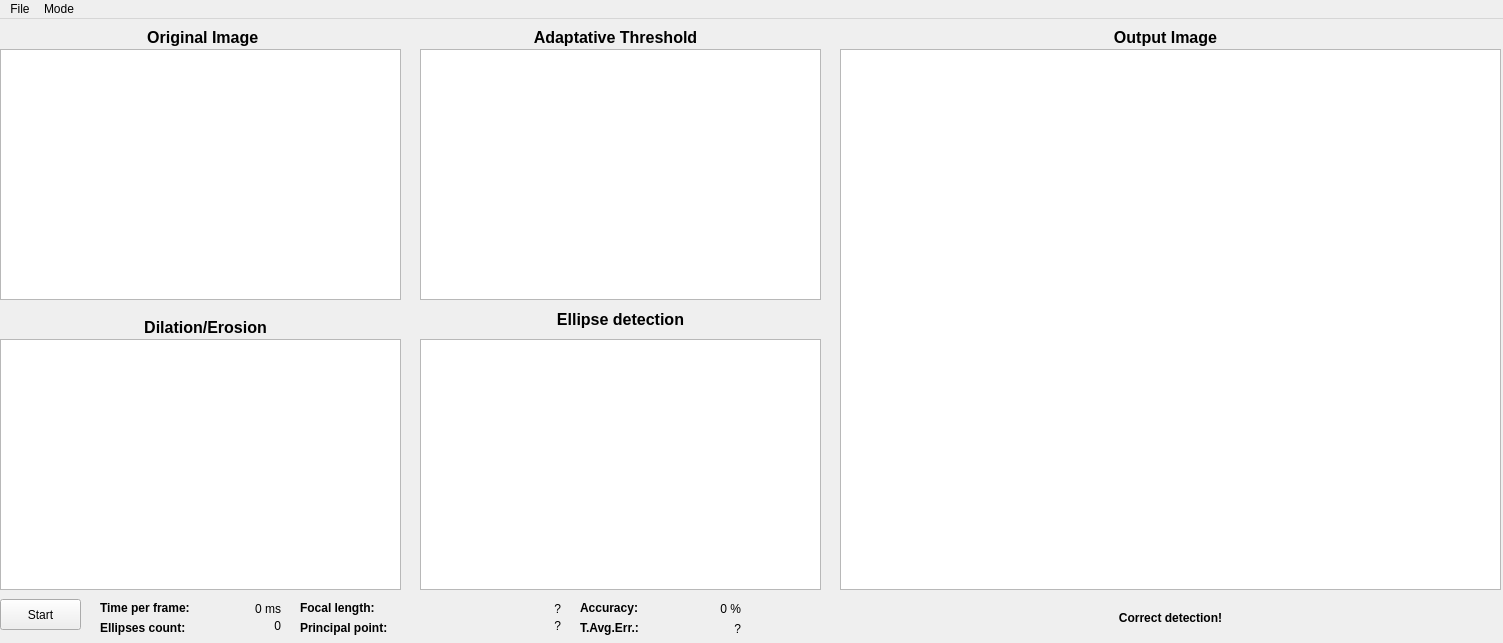
<?xml version="1.0" encoding="UTF-8"?>
<ui version="4.0">
 <class>MainWindow</class>
 <widget class="QMainWindow" name="MainWindow">
  <property name="geometry">
   <rect>
    <x>0</x>
    <y>0</y>
    <width>1503</width>
    <height>643</height>
   </rect>
  </property>
  <property name="windowTitle">
   <string>Camera Calibration</string>
  </property>
  <widget class="QWidget" name="centralWidget">
   <widget class="QGraphicsView" name="original">
    <property name="geometry">
     <rect>
      <x>0</x>
      <y>30</y>
      <width>401</width>
      <height>251</height>
     </rect>
    </property>
   </widget>
   <widget class="QPushButton" name="pushButton">
    <property name="geometry">
     <rect>
      <x>0</x>
      <y>580</y>
      <width>81</width>
      <height>31</height>
     </rect>
    </property>
    <property name="text">
     <string>Start</string>
    </property>
   </widget>
   <widget class="QGraphicsView" name="binarized">
    <property name="geometry">
     <rect>
      <x>420</x>
      <y>30</y>
      <width>401</width>
      <height>251</height>
     </rect>
    </property>
   </widget>
   <widget class="QGraphicsView" name="morphology">
    <property name="geometry">
     <rect>
      <x>0</x>
      <y>320</y>
      <width>401</width>
      <height>251</height>
     </rect>
    </property>
   </widget>
   <widget class="QGraphicsView" name="ellipses">
    <property name="geometry">
     <rect>
      <x>420</x>
      <y>320</y>
      <width>401</width>
      <height>251</height>
     </rect>
    </property>
   </widget>
   <widget class="QGraphicsView" name="result">
    <property name="geometry">
     <rect>
      <x>840</x>
      <y>30</y>
      <width>661</width>
      <height>541</height>
     </rect>
    </property>
   </widget>
   <widget class="QLabel" name="label">
    <property name="geometry">
     <rect>
      <x>100</x>
      <y>580</y>
      <width>111</width>
      <height>17</height>
     </rect>
    </property>
    <property name="font">
     <font>
      <weight>75</weight>
      <bold>true</bold>
     </font>
    </property>
    <property name="text">
     <string>Time per frame:</string>
    </property>
   </widget>
   <widget class="QLabel" name="label_2">
    <property name="geometry">
     <rect>
      <x>100</x>
      <y>600</y>
      <width>111</width>
      <height>17</height>
     </rect>
    </property>
    <property name="font">
     <font>
      <weight>75</weight>
      <bold>true</bold>
     </font>
    </property>
    <property name="text">
     <string>Ellipses count:</string>
    </property>
   </widget>
   <widget class="QLabel" name="status">
    <property name="geometry">
     <rect>
      <x>1070</x>
      <y>590</y>
      <width>201</width>
      <height>17</height>
     </rect>
    </property>
    <property name="font">
     <font>
      <weight>75</weight>
      <bold>true</bold>
     </font>
    </property>
    <property name="text">
     <string>Correct detection!</string>
    </property>
    <property name="alignment">
     <set>Qt::AlignCenter</set>
    </property>
   </widget>
   <widget class="QLabel" name="timeFrame">
    <property name="geometry">
     <rect>
      <x>210</x>
      <y>580</y>
      <width>71</width>
      <height>20</height>
     </rect>
    </property>
    <property name="text">
     <string>0 ms</string>
    </property>
    <property name="alignment">
     <set>Qt::AlignRight|Qt::AlignTrailing|Qt::AlignVCenter</set>
    </property>
   </widget>
   <widget class="QLabel" name="ellipseCount">
    <property name="geometry">
     <rect>
      <x>230</x>
      <y>597</y>
      <width>51</width>
      <height>20</height>
     </rect>
    </property>
    <property name="text">
     <string>0</string>
    </property>
    <property name="alignment">
     <set>Qt::AlignRight|Qt::AlignTrailing|Qt::AlignVCenter</set>
    </property>
   </widget>
   <widget class="QLabel" name="label_3">
    <property name="geometry">
     <rect>
      <x>140</x>
      <y>10</y>
      <width>121</width>
      <height>17</height>
     </rect>
    </property>
    <property name="font">
     <font>
      <pointsize>12</pointsize>
      <weight>75</weight>
      <bold>true</bold>
     </font>
    </property>
    <property name="text">
     <string> Original Image</string>
    </property>
    <property name="alignment">
     <set>Qt::AlignCenter</set>
    </property>
   </widget>
   <widget class="QLabel" name="label_4">
    <property name="geometry">
     <rect>
      <x>520</x>
      <y>10</y>
      <width>191</width>
      <height>17</height>
     </rect>
    </property>
    <property name="font">
     <font>
      <pointsize>12</pointsize>
      <weight>75</weight>
      <bold>true</bold>
     </font>
    </property>
    <property name="text">
     <string>Adaptative Threshold</string>
    </property>
    <property name="alignment">
     <set>Qt::AlignCenter</set>
    </property>
   </widget>
   <widget class="QLabel" name="label_5">
    <property name="geometry">
     <rect>
      <x>110</x>
      <y>300</y>
      <width>191</width>
      <height>17</height>
     </rect>
    </property>
    <property name="font">
     <font>
      <pointsize>12</pointsize>
      <weight>75</weight>
      <bold>true</bold>
     </font>
    </property>
    <property name="text">
     <string>Dilation/Erosion</string>
    </property>
    <property name="alignment">
     <set>Qt::AlignCenter</set>
    </property>
   </widget>
   <widget class="QLabel" name="label_6">
    <property name="geometry">
     <rect>
      <x>550</x>
      <y>290</y>
      <width>141</width>
      <height>20</height>
     </rect>
    </property>
    <property name="font">
     <font>
      <pointsize>12</pointsize>
      <weight>75</weight>
      <bold>true</bold>
     </font>
    </property>
    <property name="text">
     <string>Ellipse detection</string>
    </property>
    <property name="alignment">
     <set>Qt::AlignCenter</set>
    </property>
   </widget>
   <widget class="QLabel" name="label_7">
    <property name="geometry">
     <rect>
      <x>1070</x>
      <y>10</y>
      <width>191</width>
      <height>17</height>
     </rect>
    </property>
    <property name="font">
     <font>
      <pointsize>12</pointsize>
      <weight>75</weight>
      <bold>true</bold>
     </font>
    </property>
    <property name="text">
     <string>Output Image</string>
    </property>
    <property name="alignment">
     <set>Qt::AlignCenter</set>
    </property>
   </widget>
   <widget class="QLabel" name="label_8">
    <property name="geometry">
     <rect>
      <x>580</x>
      <y>580</y>
      <width>81</width>
      <height>17</height>
     </rect>
    </property>
    <property name="font">
     <font>
      <weight>75</weight>
      <bold>true</bold>
     </font>
    </property>
    <property name="text">
     <string>Accuracy:</string>
    </property>
   </widget>
   <widget class="QLabel" name="accuracy">
    <property name="geometry">
     <rect>
      <x>670</x>
      <y>580</y>
      <width>71</width>
      <height>20</height>
     </rect>
    </property>
    <property name="text">
     <string>0 %</string>
    </property>
    <property name="alignment">
     <set>Qt::AlignRight|Qt::AlignTrailing|Qt::AlignVCenter</set>
    </property>
   </widget>
   <widget class="QLabel" name="principalPoint">
    <property name="geometry">
     <rect>
      <x>430</x>
      <y>597</y>
      <width>131</width>
      <height>20</height>
     </rect>
    </property>
    <property name="text">
     <string>?</string>
    </property>
    <property name="alignment">
     <set>Qt::AlignRight|Qt::AlignTrailing|Qt::AlignVCenter</set>
    </property>
   </widget>
   <widget class="QLabel" name="focalLength">
    <property name="geometry">
     <rect>
      <x>420</x>
      <y>580</y>
      <width>141</width>
      <height>20</height>
     </rect>
    </property>
    <property name="text">
     <string>?</string>
    </property>
    <property name="alignment">
     <set>Qt::AlignRight|Qt::AlignTrailing|Qt::AlignVCenter</set>
    </property>
   </widget>
   <widget class="QLabel" name="label_9">
    <property name="geometry">
     <rect>
      <x>300</x>
      <y>580</y>
      <width>111</width>
      <height>17</height>
     </rect>
    </property>
    <property name="font">
     <font>
      <weight>75</weight>
      <bold>true</bold>
     </font>
    </property>
    <property name="text">
     <string>Focal length:</string>
    </property>
   </widget>
   <widget class="QLabel" name="label_10">
    <property name="geometry">
     <rect>
      <x>300</x>
      <y>600</y>
      <width>111</width>
      <height>17</height>
     </rect>
    </property>
    <property name="font">
     <font>
      <weight>75</weight>
      <bold>true</bold>
     </font>
    </property>
    <property name="text">
     <string>Principal point:</string>
    </property>
   </widget>
   <widget class="QLabel" name="totalAvgErr">
    <property name="geometry">
     <rect>
      <x>670</x>
      <y>600</y>
      <width>71</width>
      <height>20</height>
     </rect>
    </property>
    <property name="text">
     <string>?</string>
    </property>
    <property name="alignment">
     <set>Qt::AlignRight|Qt::AlignTrailing|Qt::AlignVCenter</set>
    </property>
   </widget>
   <widget class="QLabel" name="label_11">
    <property name="geometry">
     <rect>
      <x>580</x>
      <y>600</y>
      <width>81</width>
      <height>17</height>
     </rect>
    </property>
    <property name="font">
     <font>
      <weight>75</weight>
      <bold>true</bold>
     </font>
    </property>
    <property name="text">
     <string>T.Avg.Err.:</string>
    </property>
   </widget>
  </widget>
  <widget class="QMenuBar" name="menuBar">
   <property name="geometry">
    <rect>
     <x>0</x>
     <y>0</y>
     <width>1503</width>
     <height>22</height>
    </rect>
   </property>
   <widget class="QMenu" name="menuFile">
    <property name="title">
     <string>File</string>
    </property>
    <addaction name="actionOpen"/>
    <addaction name="separator"/>
    <addaction name="actionGrid3x4"/>
    <addaction name="actionGrid4x5"/>
   </widget>
   <widget class="QMenu" name="menuMode">
    <property name="title">
     <string>Mode</string>
    </property>
    <addaction name="actionModeTest"/>
    <addaction name="actionModeCalibration"/>
   </widget>
   <addaction name="menuFile"/>
   <addaction name="menuMode"/>
  </widget>
  <action name="actionOpen">
   <property name="text">
    <string>Open</string>
   </property>
  </action>
  <action name="actionGrid3x4">
   <property name="text">
    <string>Grid 3x4</string>
   </property>
  </action>
  <action name="actionGrid4x5">
   <property name="text">
    <string>Grid 4x5</string>
   </property>
  </action>
  <action name="actionModeTest">
   <property name="text">
    <string>Test</string>
   </property>
  </action>
  <action name="actionModeCalibration">
   <property name="text">
    <string>Calibration</string>
   </property>
  </action>
 </widget>
 <layoutdefault spacing="6" margin="11"/>
 <resources/>
 <connections/>
</ui>
